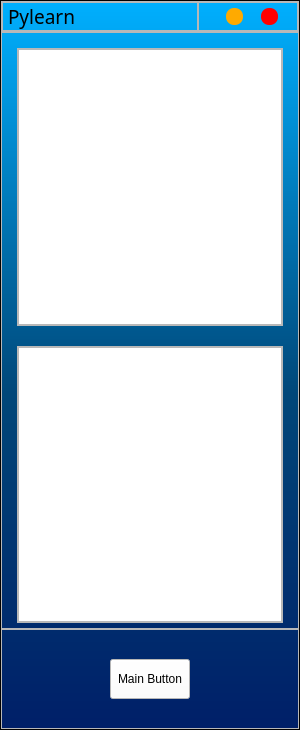
<?xml version="1.0" encoding="UTF-8"?>
<ui version="4.0">
 <class>MainWindow</class>
 <widget class="QMainWindow" name="MainWindow">
  <property name="geometry">
   <rect>
    <x>0</x>
    <y>0</y>
    <width>300</width>
    <height>730</height>
   </rect>
  </property>
  <property name="windowTitle">
   <string>MainWindow</string>
  </property>
  <widget class="QWidget" name="centralwidget">
   <layout class="QVBoxLayout" name="verticalLayout">
    <property name="spacing">
     <number>0</number>
    </property>
    <property name="leftMargin">
     <number>0</number>
    </property>
    <property name="topMargin">
     <number>0</number>
    </property>
    <property name="rightMargin">
     <number>0</number>
    </property>
    <property name="bottomMargin">
     <number>0</number>
    </property>
    <item>
     <widget class="QFrame" name="bg_frame">
      <property name="styleSheet">
       <string notr="true">background-color: qlineargradient(spread:pad, x1:0.497, y1:0, x2:0.496, y2:1, stop:0 rgba(0, 176, 255, 255), stop:0.539773 rgba(0, 71, 121, 255), stop:1 rgba(0, 31, 104, 255));</string>
      </property>
      <property name="frameShape">
       <enum>QFrame::StyledPanel</enum>
      </property>
      <property name="frameShadow">
       <enum>QFrame::Raised</enum>
      </property>
      <layout class="QVBoxLayout" name="verticalLayout_6">
       <property name="spacing">
        <number>0</number>
       </property>
       <property name="leftMargin">
        <number>0</number>
       </property>
       <property name="topMargin">
        <number>0</number>
       </property>
       <property name="rightMargin">
        <number>0</number>
       </property>
       <property name="bottomMargin">
        <number>0</number>
       </property>
       <item>
        <widget class="QFrame" name="title_bar">
         <property name="maximumSize">
          <size>
           <width>16777215</width>
           <height>50</height>
          </size>
         </property>
         <property name="font">
          <font>
           <pointsize>8</pointsize>
          </font>
         </property>
         <property name="styleSheet">
          <string notr="true">background-color: none</string>
         </property>
         <property name="frameShape">
          <enum>QFrame::StyledPanel</enum>
         </property>
         <property name="frameShadow">
          <enum>QFrame::Raised</enum>
         </property>
         <layout class="QHBoxLayout" name="horizontalLayout_2">
          <property name="spacing">
           <number>0</number>
          </property>
          <property name="leftMargin">
           <number>0</number>
          </property>
          <property name="topMargin">
           <number>0</number>
          </property>
          <property name="rightMargin">
           <number>0</number>
          </property>
          <property name="bottomMargin">
           <number>0</number>
          </property>
          <item>
           <widget class="QFrame" name="frame_title">
            <property name="frameShape">
             <enum>QFrame::StyledPanel</enum>
            </property>
            <property name="frameShadow">
             <enum>QFrame::Raised</enum>
            </property>
            <layout class="QVBoxLayout" name="verticalLayout_2">
             <property name="spacing">
              <number>0</number>
             </property>
             <property name="leftMargin">
              <number>5</number>
             </property>
             <property name="topMargin">
              <number>0</number>
             </property>
             <property name="rightMargin">
              <number>0</number>
             </property>
             <property name="bottomMargin">
              <number>0</number>
             </property>
             <item>
              <widget class="QLabel" name="title">
               <property name="font">
                <font>
                 <family>Corbel</family>
                 <pointsize>14</pointsize>
                 <kerning>true</kerning>
                </font>
               </property>
               <property name="text">
                <string>Pylearn</string>
               </property>
               <property name="scaledContents">
                <bool>false</bool>
               </property>
               <property name="alignment">
                <set>Qt::AlignLeading|Qt::AlignLeft|Qt::AlignTop</set>
               </property>
              </widget>
             </item>
            </layout>
           </widget>
          </item>
          <item>
           <widget class="QFrame" name="frame_btn">
            <property name="maximumSize">
             <size>
              <width>100</width>
              <height>16777215</height>
             </size>
            </property>
            <property name="frameShape">
             <enum>QFrame::StyledPanel</enum>
            </property>
            <property name="frameShadow">
             <enum>QFrame::Raised</enum>
            </property>
            <layout class="QHBoxLayout" name="horizontalLayout_5">
             <property name="spacing">
              <number>0</number>
             </property>
             <property name="topMargin">
              <number>0</number>
             </property>
             <property name="rightMargin">
              <number>0</number>
             </property>
             <property name="bottomMargin">
              <number>0</number>
             </property>
             <item>
              <widget class="QPushButton" name="btn_minimize">
               <property name="minimumSize">
                <size>
                 <width>15</width>
                 <height>15</height>
                </size>
               </property>
               <property name="maximumSize">
                <size>
                 <width>17</width>
                 <height>17</height>
                </size>
               </property>
               <property name="toolTip">
                <string>Minimize</string>
               </property>
               <property name="styleSheet">
                <string notr="true">QPushButton {
	border: none;
	border-radius: 8px;
	background-color: rgb(255, 170, 0);
}
QPushButton:hover {
	background-color: rgba(255, 170, 0, 150);
}</string>
               </property>
               <property name="text">
                <string/>
               </property>
              </widget>
             </item>
             <item>
              <widget class="QPushButton" name="btn_quit">
               <property name="minimumSize">
                <size>
                 <width>15</width>
                 <height>15</height>
                </size>
               </property>
               <property name="maximumSize">
                <size>
                 <width>17</width>
                 <height>17</height>
                </size>
               </property>
               <property name="toolTip">
                <string>Close</string>
               </property>
               <property name="styleSheet">
                <string notr="true">QPushButton {
	border: none;
	border-radius: 8px;
	background-color: rgb(255, 0, 0);
}
QPushButton:hover {
	background-color: rgba(255, 0, 0, 150);
}</string>
               </property>
               <property name="text">
                <string/>
               </property>
              </widget>
             </item>
            </layout>
           </widget>
          </item>
         </layout>
        </widget>
       </item>
       <item>
        <widget class="QFrame" name="frame_content">
         <property name="styleSheet">
          <string notr="true">background-color: none</string>
         </property>
         <property name="frameShape">
          <enum>QFrame::StyledPanel</enum>
         </property>
         <property name="frameShadow">
          <enum>QFrame::Raised</enum>
         </property>
         <layout class="QVBoxLayout" name="verticalLayout_3">
          <property name="spacing">
           <number>20</number>
          </property>
          <property name="leftMargin">
           <number>15</number>
          </property>
          <property name="topMargin">
           <number>15</number>
          </property>
          <property name="rightMargin">
           <number>15</number>
          </property>
          <property name="bottomMargin">
           <number>5</number>
          </property>
          <item>
           <widget class="QFrame" name="frame_content_assignment">
            <property name="frameShape">
             <enum>QFrame::StyledPanel</enum>
            </property>
            <property name="frameShadow">
             <enum>QFrame::Raised</enum>
            </property>
            <layout class="QVBoxLayout" name="verticalLayout_5">
             <property name="spacing">
              <number>0</number>
             </property>
             <property name="leftMargin">
              <number>0</number>
             </property>
             <property name="topMargin">
              <number>0</number>
             </property>
             <property name="rightMargin">
              <number>0</number>
             </property>
             <property name="bottomMargin">
              <number>0</number>
             </property>
             <item>
              <widget class="QListWidget" name="list_assignments">
               <property name="font">
                <font>
                 <family>Corbel</family>
                 <pointsize>14</pointsize>
                </font>
               </property>
               <property name="editTriggers">
                <set>QAbstractItemView::NoEditTriggers</set>
               </property>
               <property name="showDropIndicator" stdset="0">
                <bool>false</bool>
               </property>
               <property name="defaultDropAction">
                <enum>Qt::IgnoreAction</enum>
               </property>
               <property name="iconSize">
                <size>
                 <width>10</width>
                 <height>10</height>
                </size>
               </property>
               <property name="uniformItemSizes">
                <bool>true</bool>
               </property>
               <property name="wordWrap">
                <bool>true</bool>
               </property>
               <property name="selectionRectVisible">
                <bool>true</bool>
               </property>
               <property name="currentRow">
                <number>-1</number>
               </property>
               <property name="sortingEnabled">
                <bool>false</bool>
               </property>
              </widget>
             </item>
            </layout>
           </widget>
          </item>
          <item>
           <widget class="QFrame" name="frame_content_hint">
            <property name="frameShape">
             <enum>QFrame::StyledPanel</enum>
            </property>
            <property name="frameShadow">
             <enum>QFrame::Raised</enum>
            </property>
            <layout class="QVBoxLayout" name="verticalLayout_4">
             <property name="spacing">
              <number>0</number>
             </property>
             <property name="leftMargin">
              <number>0</number>
             </property>
             <property name="topMargin">
              <number>0</number>
             </property>
             <property name="rightMargin">
              <number>0</number>
             </property>
             <property name="bottomMargin">
              <number>0</number>
             </property>
             <item>
              <widget class="QTextEdit" name="assignment_details">
               <property name="font">
                <font>
                 <family>Corbel</family>
                 <pointsize>14</pointsize>
                </font>
               </property>
               <property name="tabChangesFocus">
                <bool>true</bool>
               </property>
               <property name="undoRedoEnabled">
                <bool>false</bool>
               </property>
               <property name="readOnly">
                <bool>false</bool>
               </property>
               <property name="textInteractionFlags">
                <set>Qt::TextEditorInteraction</set>
               </property>
              </widget>
             </item>
            </layout>
           </widget>
          </item>
         </layout>
        </widget>
       </item>
       <item>
        <widget class="QFrame" name="frame_main_btn">
         <property name="minimumSize">
          <size>
           <width>0</width>
           <height>100</height>
          </size>
         </property>
         <property name="maximumSize">
          <size>
           <width>16777215</width>
           <height>100</height>
          </size>
         </property>
         <property name="styleSheet">
          <string notr="true">background-color: none;
</string>
         </property>
         <property name="frameShape">
          <enum>QFrame::StyledPanel</enum>
         </property>
         <property name="frameShadow">
          <enum>QFrame::Raised</enum>
         </property>
         <layout class="QHBoxLayout" name="horizontalLayout_6">
          <item>
           <widget class="QPushButton" name="main_btn">
            <property name="minimumSize">
             <size>
              <width>0</width>
              <height>40</height>
             </size>
            </property>
            <property name="maximumSize">
             <size>
              <width>80</width>
              <height>16777215</height>
             </size>
            </property>
            <property name="styleSheet">
             <string notr="true">QPushButton {
	background-color: rgb(255, 255, 255);
}

QPushButton:hover {
	background-color: rgba(255, 255, 255, 150)
}</string>
            </property>
            <property name="text">
             <string>Main Button</string>
            </property>
            <property name="checkable">
             <bool>false</bool>
            </property>
            <property name="checked">
             <bool>false</bool>
            </property>
            <property name="flat">
             <bool>false</bool>
            </property>
           </widget>
          </item>
         </layout>
        </widget>
       </item>
      </layout>
     </widget>
    </item>
   </layout>
  </widget>
 </widget>
 <resources/>
 <connections/>
</ui>
